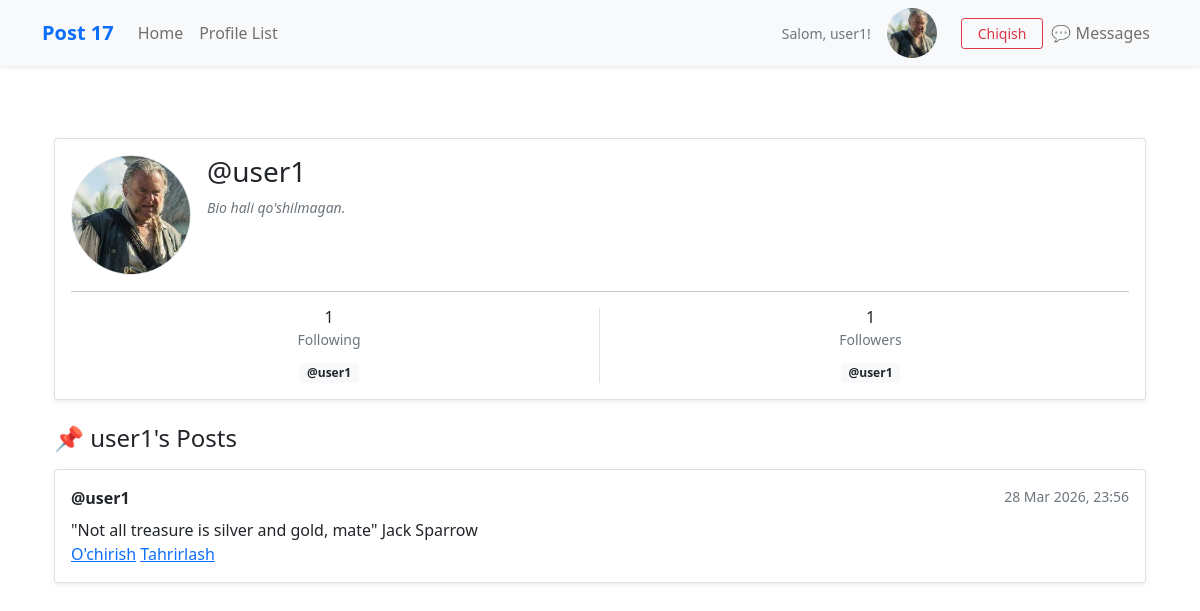
The page /profile/12 (signed in) on the database as committed earlier.
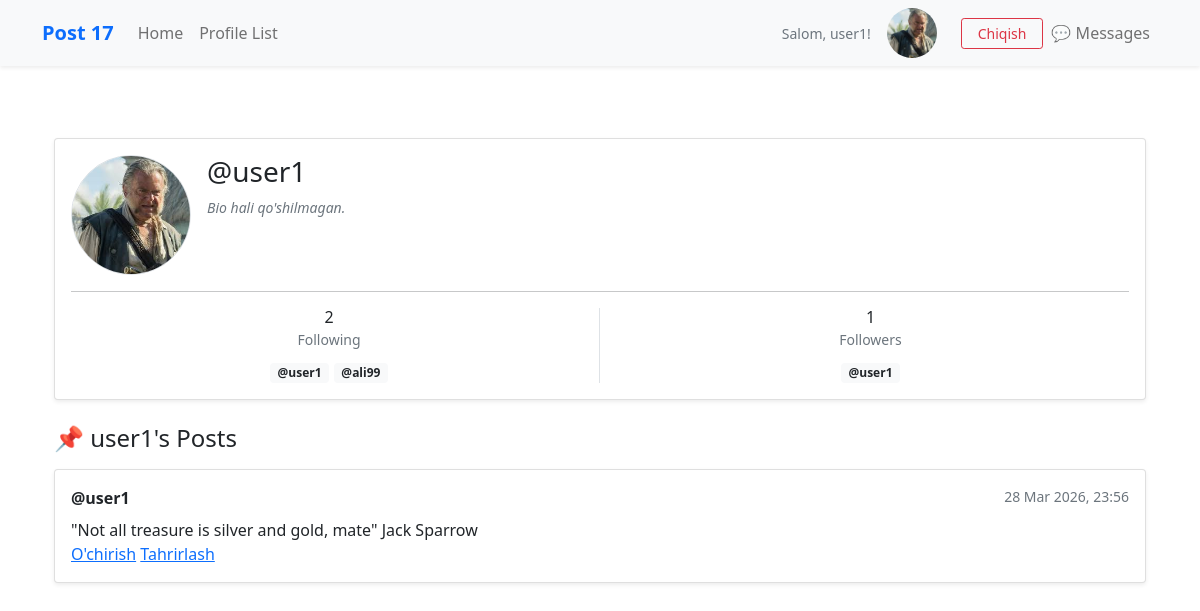
The same page on the database as committed later.
### postdayBackend/models.py (models this page shows, shortened)
class Profile(models.Model):
    user = models.OneToOneField(User, on_delete=models.CASCADE)
    bio = models.TextField(max_length=500, blank=True, null=True)
    profile_image = models.ImageField(null=True, blank=True, upload_to="images/")
    website_link = models.URLField(max_length=200, blank=True, null=True)
    facebook_link = models.URLField(max_length=200, blank=True, null=True)
    instagram_link = models.URLField(max_length=200, blank=True, null=True)
    linkedin_link = models.URLField(max_length=200, blank=True, null=True)
    twitter_link = models.URLField(max_length=200, blank=True, null=True)
    follows = models.ManyToManyField(
        "self",
        related_name="followed_by",
        symmetrical=False,
        blank=True
    )
    date_modified = models.DateTimeField(auto_now=True)

class PostNews(models.Model):
    user = models.ForeignKey(User, related_name="post", on_delete=models.CASCADE)
    body = models.CharField()
    created_at = models.DateTimeField(auto_now_add=True)
    likes = models.ManyToManyField(User, related_name="liked_posts", blank=True)

### postdayBackend/views.py (the view, shortened to what this page needs)
# urls.py: path("profile/<int:pk>", ProfileView.as_view(), name="profile"),
class ProfileView(View):
    def get(self, request, pk):
        if not request.user.is_authenticated:
            messages.error(request, "Ro'yxatdan o'tish talab etiladi")
            return redirect("home")
        try:
            profile = Profile.objects.get(user_id=pk)
            postnews = PostNews.objects.filter(user_id=pk).order_by("-created_at")
        except Profile.DoesNotExist:
            messages.error(request, "Bunday foydalanuvchi mavjud emas")
            return redirect("home")
        return render(
            request,
            "pages/profile.html",
            {"profile": profile, "postnews": postnews},
        )

### postdayBackend/templates/pages/profile.html (shortened to what this page needs)
{% extends 'base.html' %} {% load static %} {% block content %} {% if profile %}
<div class="container mt-4">
  <div class="card shadow-sm mb-4">
    <div class="card-body">
      <div class="d-flex align-items-start mb-3">
        <div class="me-3">
          {% if profile.profile_image %}
          <img
            src="{{ profile.profile_image.url }}"
            class="rounded-circle border"
            width="120"
            height="120"
            style="object-fit: cover"
          />
          {% endif %}
        </div>
        <div class="flex-grow-1">
          <div class="d-flex justify-content-between align-items-center mb-2">
            <h3 class="mb-0">@{{ profile.user.username }}</h3>
          </div>
          {% if profile.bio %}
          <p class="text-secondary mb-2" style="white-space: pre-wrap">
            {{ profile.bio }}
          </p>
          {% else %}
          <p class="text-muted small mb-2"><i>Bio hali qo'shilmagan.</i></p>
          {% endif %}
        </div>
      </div>
      <hr />
      <div class="row text-center">
        <div class="col-6 border-end">
          <h6 class="mb-0">{{ profile.follows.count }}</h6>
          <small class="text-muted">Following</small>
          <div class="mt-2" style="max-height: 100px; overflow-y: auto">
            {% for following in profile.follows.all %}
            <a
              href="{% url 'profile' following.user.id %}"
              class="badge bg-light text-dark text-decoration-none"
            >
              @{{ following.user.username }}
            </a>
            {% empty %}
            <p class="small text-muted">Hech kimni kuzatmaydi</p>
            {% endfor %}
          </div>
        </div>
        <div class="col-6">
          <h6 class="mb-0">{{ profile.followed_by.count }}</h6>
          <small class="text-muted">Followers</small>
          <div class="mt-2" style="max-height: 100px; overflow-y: auto">
            {% for follower in profile.followed_by.all %}
            <a
              href="{% url 'profile' follower.user.id %}"
              class="badge bg-light text-dark text-decoration-none"
            >
              @{{ follower.user.username }}
            </a>
            {% empty %}
            <p class="small text-muted">Followerlar yo‘q</p>
            {% endfor %}
          </div>
        </div>
      </div>
    </div>
  </div>
  <h4 class="mb-3">📌 {{ profile.user.username }}'s Posts</h4>
  {% if postnews %} {% for post in postnews %}
  <div class="card mb-3 shadow-sm">
    <div class="card-body">
      <div class="d-flex justify-content-between mb-2">
        <strong>@{{ post.user.username }}</strong>
        <small class="text-muted">
          {{ post.created_at|date:"d M Y, H:i" }}
        </small>
      </div>
      <p class="mb-0">{{ post.body }}</p>
      {% if user == post.user or user.is_superuser %}
      <a href="{% url 'post_delete' post.id %}">O'chirish</a>
      <a href="{% url 'post_edit' post.id %}">Tahrirlash</a>
      {% endif %}
    </div>
  </div>
  {% endfor %} {% else %}
  <div class="alert alert-info">Bu foydalanuvchi hali post joylamagan</div>
  {% endif %}
</div>
{% endif %} {% endblock %}

Rows that differ between the two databases and show on the page:
changed Profile "user1": follows.count "1" → "2"
added Profile: user.username "ali99", shown under "2"
